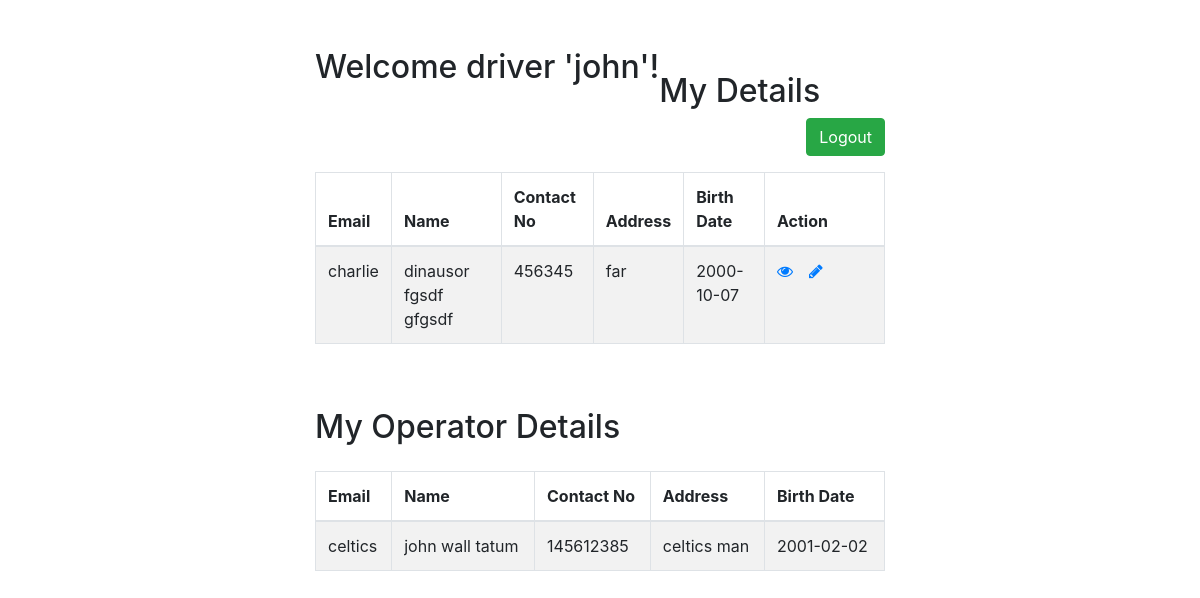
Page /dri_dashboard.php (signed in) on the committed database.
### tables this page shows
CREATE TABLE `drivers` (
  `email_add` varchar(100) NOT NULL,
  `dri_username` varchar(100) NOT NULL,
  `password` varchar(100) DEFAULT NULL,
  `fname` varchar(100) DEFAULT NULL,
  `mname` varchar(100) DEFAULT NULL,
  `lname` varchar(100) DEFAULT NULL,
  `contactno` int(11) NOT NULL,
  `address` varchar(100) DEFAULT NULL,
  `bday` date DEFAULT NULL,
  `ope_email` varchar(100) DEFAULT NULL
);

CREATE TABLE `operators` (
  `email_add` varchar(100) NOT NULL,
  `ope_username` varchar(100) NOT NULL,
  `password` varchar(100) NOT NULL,
  `fname` varchar(100) DEFAULT NULL,
  `mname` varchar(100) DEFAULT NULL,
  `lname` varchar(100) DEFAULT NULL,
  `contactno` int(11) NOT NULL,
  `address` varchar(100) DEFAULT NULL,
  `bday` date DEFAULT NULL
);

### dri_dashboard.php (the view, shortened to what this page needs)
<?php
 $userSession = $_SESSION['dri_username'];
?>
<!DOCTYPE html>
<html lang="en">
<head>
    <link rel="stylesheet" href="https://stackpath.bootstrapcdn.com/bootstrap/4.5.2/css/bootstrap.min.css">
    <link rel="stylesheet" href="https://maxcdn.bootstrapcdn.com/font-awesome/4.7.0/css/font-awesome.min.css">
</head>
<body>
    <div class="wrapper">
        <div class="container-fluid">
            <div class="row">
                <div class="col-md-12">
                    <div class="mt-5 mb-3 clearfix">
                        <h2 class="pull-left">Welcome driver '<?php echo $userSession?>'!</h2><br>
                        <h2 class="pull-left">My Details</h2>
                        <a href="logout.php" class="btn btn-success pull-right">Logout</a>
                    </div>
                    <?php
                    require "connect.php";
                    $sql = "SELECT * FROM drivers WHERE dri_username = '$userSession'";
                    if($result = mysqli_query($link, $sql)){
                        if(mysqli_num_rows($result) > 0){
                            echo '<table class="table table-bordered table-striped">';
                                echo "<thead>";
                                    echo "<tr>";
                                        echo "<th>Email</th>";
                                      echo "<th>Name</th>";
                                        echo "<th>Contact No</th>";
                                        echo "<th>Address</th>";
                                        echo "<th>Birth Date</th>";
                                        echo "<th>Action</th>";
                                    echo "</tr>";
                                echo "</thead>";
                                echo "<tbody>";
                                while($row = mysqli_fetch_array($result)){
                                    echo "<tr>";
                                     echo "<td>" . $row['email_add'] . "</td>";
                                     echo "<td>" . $row['fname'] . " " . $row['mname'] . " " . $row['lname'] . "</td>";
                                      echo "<td>" . $row['contactno'] . "</td>";
                                      echo "<td>" . $row['address'] . "</td>";
                                      echo "<td>" . $row['bday'] . "</td>";
                                       echo "<td>";
                                            echo '<a href="dri_read_self.php' .'" class="mr-3" title="View Credentials" data-toggle="tooltip"><span class="fa fa-eye"></span></a>';
                                            echo '<a href="dri_modify_self.php' .'" class="mr-3" title="Update Record" data-toggle="tooltip"><span class="fa fa-pencil"></span></a>';
                                        echo "</td>";
                                    echo "</tr>";
                                }
                                echo "</tbody>";
                            echo "</table>";
                        } else{
                            echo '<div class="alert alert-danger"><em>No records were found.</em></div>';
                        }
                    } else{
                        echo "Oops! Something went wrong. Please try again later.";
                    }
                    ?>
                </div>
            </div>
        </div>
        <div class="container-fluid">
            <div class="row">
                <div class="col-md-12">
                    <div class="mt-5 mb-3 clearfix">
                        <h2 class="pull-left">My Operator Details</h2>
                    </div>
                    <?php
                    require "connect.php";
                     $getDriOpeEmail = "SELECT ope_email FROM drivers WHERE dri_username = '$userSession'";
                     if($getDriEmailRes = mysqli_query($link, $getDriOpeEmail)){
                         if(mysqli_num_rows($getDriEmailRes) > 0){
                             $getDriRowEmail = mysqli_fetch_array($getDriEmailRes);
                             $addDriEmail = $getDriRowEmail['ope_email'];
                         }
                     }
                    $sql = "SELECT * FROM operators WHERE email_add = '$addDriEmail'";
                    if($result = mysqli_query($link, $sql)){
                        if(mysqli_num_rows($result) > 0){
                            echo '<table class="table table-bordered table-striped">';
                                echo "<thead>";
                                    echo "<tr>";
                                        echo "<th>Email</th>";
                                        echo "<th>Name</th>";
                                        echo "<th>Contact No</th>";
                                        echo "<th>Address</th>";
                                        echo "<th>Birth Date</th>";
                                    echo "</tr>";
                                echo "</thead>";
                                echo "<tbody>";
                                while($row = mysqli_fetch_array($result)){
                                    echo "<tr>";
                                     echo "<td>" . $row['email_add'] . "</td>";
                                     echo "<td>" . $row['fname'] . " " . $row['mname'] . " " . $row['lname'] . "</td>";
                                      echo "<td>" . $row['contactno'] . "</td>";
                                      echo "<td>" . $row['address'] . "</td>";
                                      echo "<td>" . $row['bday'] . "</td>";
                                    echo "</tr>";
                                }
                                echo "</tbody>";
                            echo "</table>";
                        } else{
                            echo '<div class="alert alert-danger"><em>No records were found.</em></div>';
                        }
                    } else{
                        echo "Oops! Something went wrong. Please try again later.";
                    }
                    ?>
                </div>
            </div>
        </div>
    </div>
</body>
</html>

### dri_dashboard.php (style rules this page uses)
.wrapper { width: 600px; margin: 0 auto; }
table tr td:last-child { width: 120px; }

### rows in the picture
drivers: email_add "charlie", fname "dinausor", mname "fgsdf", lname "gfgsdf", contactno "456345", address "far", bday "2000-10-07"
operators: email_add "celtics", fname "john", mname "wall", lname "tatum", contactno "145612385", address "celtics man", bday "2001-02-02"

### other values in the picture
$userSession "john"
